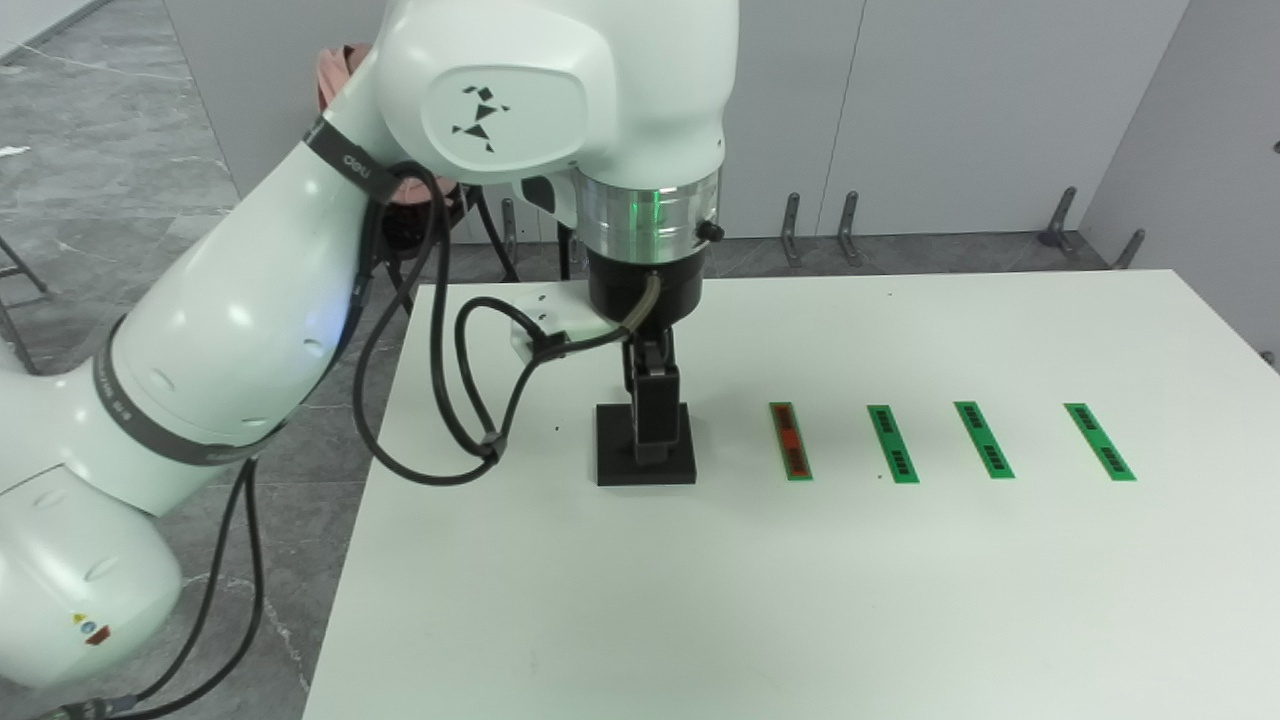
#> input picture policy/captures/table_edge_reference_20260904/main.jpg, 1280 x 720 px
$ python detect_red_strip.py --image captures/table_edge_reference_20260904/main.jpg
#> lines starting #> are read from the running program, lines starting #| are printed output that depends on the picture; after the words box and inside, x2 and y2 are one past the last pixel; in counts of white or black regions, pixels touching at a corner belong together
### policy/red_strip_detector/detector.py
from __future__ import annotations

from dataclasses import asdict, dataclass
import math

import cv2
import numpy as np


@dataclass(frozen=True)
class DetectorConfig:
    roi_top: float = 0.42
    roi_bottom: float = 1.0
    saturation_min: int = 90
    value_min: int = 55
    minimum_area_px: float = 180.0
    minimum_aspect_ratio: float = 2.0
    maximum_aspect_ratio: float = 12.0
    minimum_fill_ratio: float = 0.42


@dataclass(frozen=True)
class Detection:
    center_px: tuple[float, float]
    center_normalized: tuple[float, float]
    corners_px: tuple[tuple[float, float], ...]
    long_axis_angle_deg: float
    length_px: float
    width_px: float
    area_px: float
    aspect_ratio: float
    fill_ratio: float
    red_fraction: float
    confidence: float

    def to_dict(self) -> dict:
        value = asdict(self)
        value["center_px"] = list(self.center_px)
        value["center_normalized"] = list(self.center_normalized)
        value["corners_px"] = [list(point) for point in self.corners_px]
        return value


def _red_mask(bgr: np.ndarray, config: DetectorConfig) -> np.ndarray:
    hsv = cv2.cvtColor(bgr, cv2.COLOR_BGR2HSV)
    lower_red = cv2.inRange(
        hsv,
        np.array((0, config.saturation_min, config.value_min), np.uint8),
        np.array((12, 255, 255), np.uint8),
    )
    upper_red = cv2.inRange(
        hsv,
        np.array((168, config.saturation_min, config.value_min), np.uint8),
        np.array((179, 255, 255), np.uint8),
    )
    mask = cv2.bitwise_or(lower_red, upper_red)
    mask = cv2.morphologyEx(
        mask, cv2.MORPH_OPEN, cv2.getStructuringElement(cv2.MORPH_ELLIPSE, (3, 3))
    )
    # Printed marks split the red label into several islands in the live ZED
    # image.  Close gaps along either possible strip direction before applying
    # the aspect-ratio test; nearby labels are much farther apart than 31 px.
    vertical = cv2.morphologyEx(
        mask, cv2.MORPH_CLOSE, cv2.getStructuringElement(cv2.MORPH_RECT, (5, 31))
    )
    horizontal = cv2.morphologyEx(
        mask, cv2.MORPH_CLOSE, cv2.getStructuringElement(cv2.MORPH_RECT, (31, 5))
    )
    return cv2.bitwise_or(vertical, horizontal)


def detect_red_strips(
    bgr: np.ndarray, config: DetectorConfig = DetectorConfig()
) -> list[Detection]:
    if not isinstance(bgr, np.ndarray) or bgr.ndim != 3 or bgr.shape[2] != 3:
        raise ValueError("bgr must be an HxWx3 image")
    height, width = bgr.shape[:2]
    top = int(round(np.clip(config.roi_top, 0.0, 1.0) * height))
    bottom = int(round(np.clip(config.roi_bottom, 0.0, 1.0) * height))
    if bottom <= top:
        raise ValueError("ROI bottom must be below ROI top")

    mask = _red_mask(bgr, config)
    mask[:top] = 0
    mask[bottom:] = 0
    contours, _ = cv2.findContours(mask, cv2.RETR_EXTERNAL, cv2.CHAIN_APPROX_SIMPLE)
    detections: list[Detection] = []
    for contour in contours:
        area = float(cv2.contourArea(contour))
        if area < config.minimum_area_px:
            continue
        (cx, cy), (side_a, side_b), angle = cv2.minAreaRect(contour)
        length, strip_width = sorted((float(side_a), float(side_b)), reverse=True)
        if strip_width <= 1.0:
            continue
        aspect = length / strip_width
        rectangle_area = length * strip_width
        fill = area / max(rectangle_area, 1.0)
        if not config.minimum_aspect_ratio <= aspect <= config.maximum_aspect_ratio:
            continue
        if fill < config.minimum_fill_ratio:
            continue

        corners = cv2.boxPoints(((cx, cy), (side_a, side_b), angle))
        polygon = np.zeros(mask.shape, np.uint8)
        cv2.fillConvexPoly(polygon, np.rint(corners).astype(np.int32), 255)
        pixels = polygon > 0
        red_fraction = float(np.mean(mask[pixels] > 0)) if np.any(pixels) else 0.0
        long_angle = float(angle if side_a >= side_b else angle + 90.0)
        while long_angle >= 90.0:
            long_angle -= 180.0
        while long_angle < -90.0:
            long_angle += 180.0
        aspect_score = min(1.0, max(0.0, (aspect - config.minimum_aspect_ratio) / 2.5))
        confidence = float(np.clip(0.45 * red_fraction + 0.35 * fill + 0.20 * aspect_score, 0, 1))
        detections.append(
            Detection(
                center_px=(float(cx), float(cy)),
                center_normalized=(float(cx / width), float(cy / height)),
                corners_px=tuple((float(x), float(y)) for x, y in corners),
                long_axis_angle_deg=long_angle,
                length_px=length,
                width_px=strip_width,
                area_px=area,
                aspect_ratio=aspect,
                fill_ratio=fill,
                red_fraction=red_fraction,
                confidence=confidence,
            )
        )
    return sorted(detections, key=lambda item: (item.confidence, item.area_px), reverse=True)


# [11 lines left out: function annotate, not called in this run]

### policy/detect_red_strip.py
#!/usr/bin/env python3
from __future__ import annotations

import argparse
import json
import os
from pathlib import Path
import sys
import time

import cv2

from red_strip_detector.detector import DetectorConfig, annotate, detect_red_strips
from red_strip_detector.source import HttpJpegSource


def parse_args() -> argparse.Namespace:
    parser = argparse.ArgumentParser(description="Detect red strip labels in the TMR head-camera image")
    parser.add_argument(
        "--camera-url",
        default=os.environ.get(
            "TMR_DETECTION_CAMERA_URL", "http://localhost:18081/main.jpg"
        ),
    )
    parser.add_argument("--image", type=Path, help="use an image file instead of the live camera")
    parser.add_argument("--roi-top", type=float, default=0.42)
    parser.add_argument("--roi-bottom", type=float, default=1.0)
    parser.add_argument("--minimum-area-px", type=float, default=180.0)
    parser.add_argument("--minimum-confidence", type=float, default=0.55)
    parser.add_argument("--wait-s", type=float, default=5.0)
    parser.add_argument("--annotated-output", type=Path)
    parser.add_argument("--all", action="store_true", help="return all valid strips instead of only the best")
    return parser.parse_args()


def main() -> int:
    args = parse_args()
    marker = None
    if args.image:
        image = cv2.imread(str(args.image), cv2.IMREAD_COLOR)
#> image is the input picture: shape (720, 1280, 3); mean B, G, R 153.6, 160.8, 149.8
        if image is None:
            raise SystemExit(f"cannot read image: {args.image}")
        marker = str(args.image.resolve())
    else:
        source = HttpJpegSource(args.camera_url)
        deadline = time.monotonic() + args.wait_s
        frame = None
        while frame is None and time.monotonic() < deadline:
            frame = source.read_new()
            if frame is None:
                time.sleep(0.05)
        if frame is None:
            print(json.dumps({"status": "stale_camera", "camera_url": args.camera_url}), file=sys.stderr)
            return 3
        image, marker = frame.image, frame.source_marker

    config = DetectorConfig(
        roi_top=args.roi_top,
        roi_bottom=args.roi_bottom,
        minimum_area_px=args.minimum_area_px,
    )
    detections = [item for item in detect_red_strips(image, config) if item.confidence >= args.minimum_confidence]
#> in _red_mask, `hsv = cv2.cvtColor(bgr, cv2.COLOR_BGR2HSV)`: hsv: shape (720, 1280, 3); mean H, S, V 71.8, 20, 161.2
#> in _red_mask, `lower_red = cv2.inRange( hsv, np.array((0, config.saturation_min, conf..`:
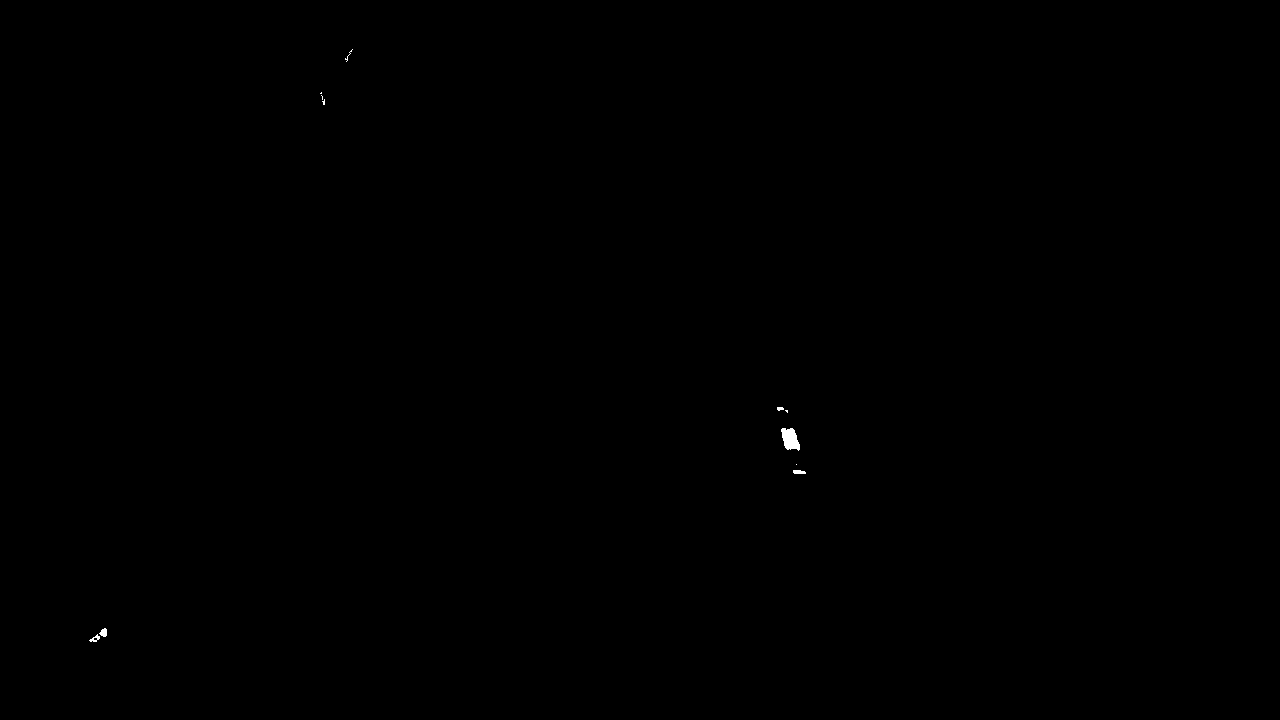
#> lower_red: shape (720, 1280); 0.05% white; 11 white regions (6 under 20 px), largest, box (x1, y1, x2, y2) and area: (781, 428, 800, 451) 303, (99, 628, 107, 637) 50, (793, 470, 806, 474) 45, (89, 634, 100, 642) 40, (777, 407, 784, 411) 22
#> in _red_mask, `upper_red = cv2.inRange( hsv, np.array((168, config.saturation_min, co..`: upper_red: shape (720, 1280); every value is 0
#> in _red_mask, `mask = cv2.morphologyEx( mask, cv2.MORPH_OPEN, cv2.getStructuringEleme..`: mask: shape (720, 1280); 0.05% white; 6 white regions (2 under 20 px), largest, box (x1, y1, x2, y2) and area: (781, 428, 800, 451) 302, (99, 628, 107, 637) 50, (793, 470, 806, 474) 43, (777, 407, 784, 411) 20
#> in _red_mask, `vertical = cv2.morphologyEx( mask, cv2.MORPH_CLOSE, cv2.getStructuring..`: vertical: shape (720, 1280); 0.07% white; 2 white regions, box (x1, y1, x2, y2) and area: (777, 407, 806, 474) 570, (89, 628, 107, 642) 96
#> in _red_mask, `horizontal = cv2.morphologyEx( mask, cv2.MORPH_CLOSE, cv2.getStructuri..`: horizontal: shape (720, 1280); 0.05% white; 4 white regions, box (x1, y1, x2, y2) and area: (781, 428, 800, 451) 315, (89, 628, 107, 642) 96, (793, 470, 806, 474) 43, (777, 407, 784, 411) 20
#> in _red_mask, `return cv2.bitwise_or(vertical, horizontal)`: returned value: shape (720, 1280); 0.07% white; 2 white regions
#> in detect_red_strips, `contours, _ = cv2.findContours(mask, cv2.RETR_EXTERNAL, cv2.CHAIN_APPR..`: contours = 2 contours; box (x1, y1, x2, y2) and area: (777, 407, 806, 474) 492, (89, 628, 107, 642) 73
#> the loop in detect_red_strips, `for contour in contours:` made 2 passes
#> area on pass 1: 73
#> (area, cx, cy, side_a, side_b, angle, length, strip_width) on pass 2: (492, 790.1, 440.3, 14.55, 70.84, -18.43, 70.84, 14.55)
#> pass 2, in detect_red_strips, `pixels = polygon > 0`:
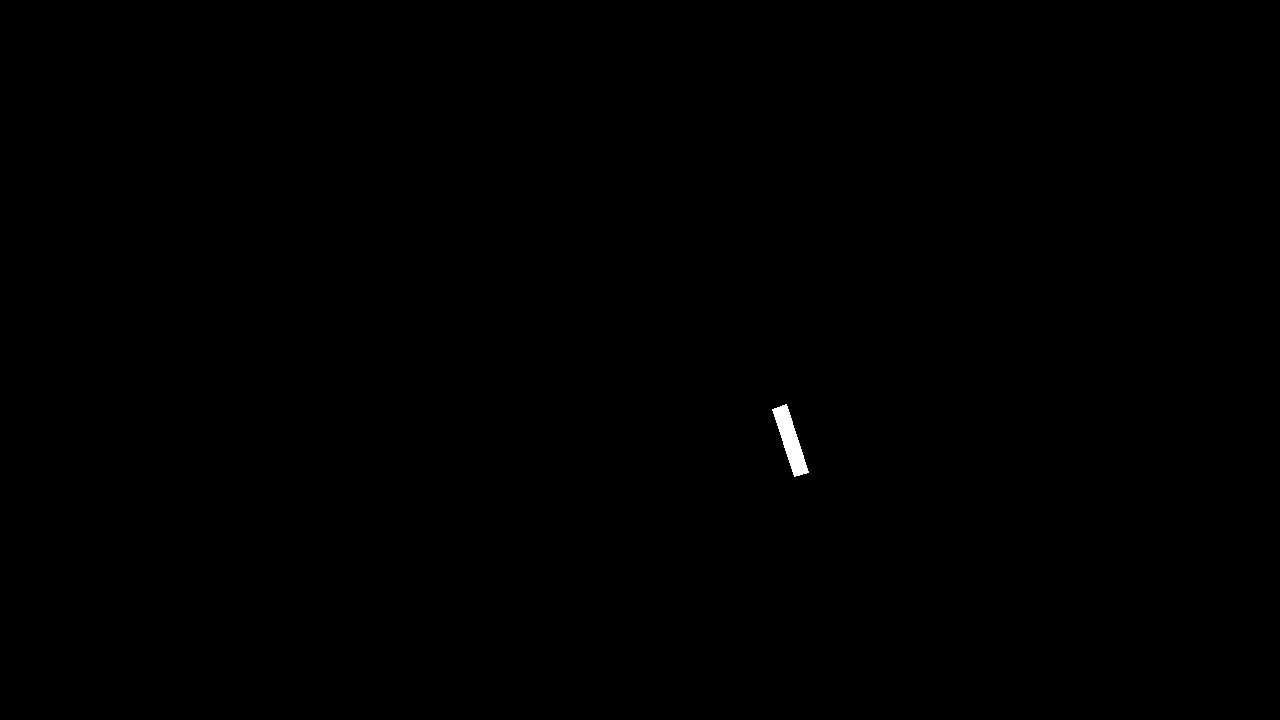
#> pixels: shape (720, 1280) bool; 0.12% white; 1 white region, box (x1, y1, x2, y2) and area: (772, 404, 809, 477) 1127
#> after the loop in detect_red_strips, `for contour in contours:`: detections = 1 item
#> detections = 1 item
    selected = detections if args.all else detections[:1]
#> selected = 1 item
    result = {
        "status": "detected" if selected else "not_found",
        "source": marker,
        "image_size": {"width": image.shape[1], "height": image.shape[0]},
        "count": len(selected),
        "detections": [item.to_dict() for item in selected],
    }
    if args.annotated_output:
        args.annotated_output.parent.mkdir(parents=True, exist_ok=True)
        if not cv2.imwrite(str(args.annotated_output), annotate(image, selected)):
            raise RuntimeError(f"failed to write {args.annotated_output}")
        result["annotated_output"] = str(args.annotated_output)
    print(json.dumps(result, ensure_ascii=False, indent=2))
#> (printed output is left out)
    return 0 if selected else 2


if __name__ == "__main__":
    raise SystemExit(main())
#> (the program exits here)
